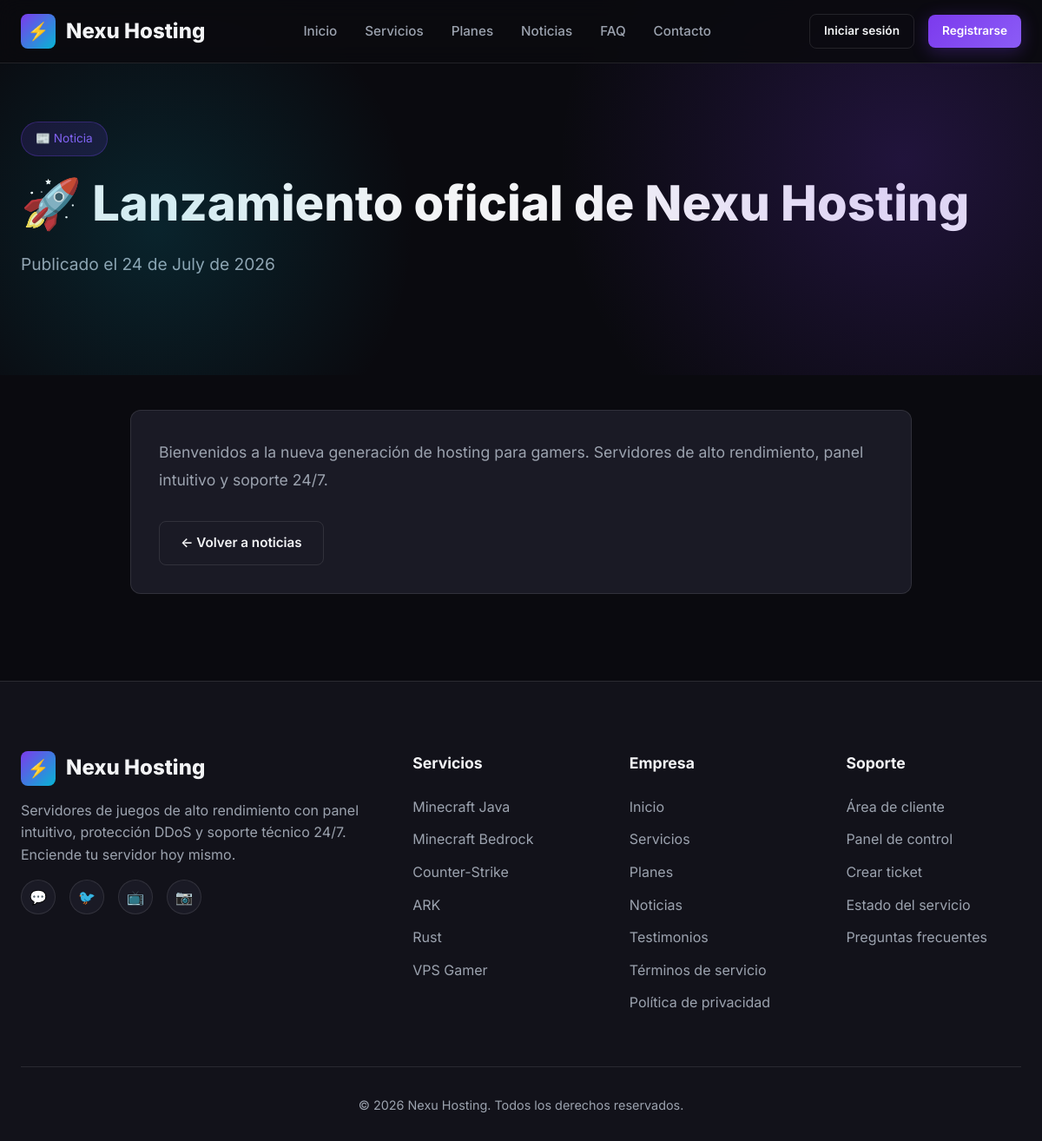
The page /noticia.php?id=1 on the database its author committed.
### tables this page shows
CREATE TABLE IF NOT EXISTS noticias (
    id INT AUTO_INCREMENT PRIMARY KEY,
    titulo VARCHAR(255) NOT NULL,
    contenido TEXT NOT NULL,
    imagen VARCHAR(255) DEFAULT NULL,
    destacada TINYINT(1) DEFAULT 0,
    creado_en DATETIME DEFAULT CURRENT_TIMESTAMP
);

### includes/funciones.php (called while the page is built, shortened)
<?php
require_once __DIR__ . '/pagos.php';
function e($string) {
    return htmlspecialchars($string ?? '', ENT_QUOTES, 'UTF-8');
}
function obtenerNoticia($id) {
    global $pdo;
    $stmt = $pdo->prepare("SELECT * FROM noticias WHERE id = ? LIMIT 1");
    $stmt->execute([$id]);
    return $stmt->fetch();
}

### noticia.php (the view, shortened to what this page needs)
<?php
require_once 'includes/funciones.php';
$id = intval($_GET['id'] ?? 0);
$noticia = obtenerNoticia($id);
require_once 'includes/header.php';
?>
<section class="hero" style="padding: 140px 0 80px;">
    <div class="container">
        <span class="hero-badge">📰 Noticia</span>
        <h1><?php echo e($noticia['titulo']); ?></h1>
        <p class="text-muted">Publicado el <?php echo date('d \d\e F \d\e Y', strtotime($noticia['creado_en'])); ?></p>
    </div>
</section>
<section class="section" style="padding-top: 40px;">
    <div class="container">
        <div class="card" style="max-width: 900px; margin: 0 auto;">
            <div style="color: var(--color-text-muted); font-size: 1.1rem; line-height: 1.8;">
                <?php echo nl2br(e($noticia['contenido'])); ?>
            </div>
            <div class="mt-4">
                <a href="noticias.php" class="btn btn-secondary">← Volver a noticias</a>
            </div>
        </div>
    </div>
</section>
<?php require_once 'includes/footer.php'; ?>

### assets/css/style.css (style rules this page uses)
:root { --color-bg: #0a0a0f; --color-bg-light: #12121a; --color-bg-card: #1a1a25; --color-primary: #7c3aed; --color-primary-light: #8b5cf6; --color-secondary: #06b6d4; --color-accent: #f59e0b; --color-success: #10b981; --color-danger: #ef4444; --color-warning: #f59e0b; --color-info: #3b82f6; --color-text: #f3f4f6; --color-text-muted: #9ca3af; --color-border: rgba(255,255,255,0.1); --radius: 12px; --radius-sm: 8px; --shadow: 0 10px 40px rgba(0,0,0,0.4); --transition: all 0.3s ease; }
* { margin: 0; padding: 0; box-sizing: border-box; }
html { scroll-behavior: smooth; }
body { font-family: 'Inter', -apple-system, BlinkMacSystemFont, 'Segoe UI', Roboto, sans-serif; background: var(--color-bg); color: var(--color-text); line-height: 1.6; overflow-x: hidden; }
a { color: var(--color-primary-light); text-decoration: none; transition: var(--transition); }
.container { width: 100%; max-width: 1280px; margin: 0 auto; padding: 0 1.5rem; }
.btn { display: inline-flex; align-items: center; justify-content: center; gap: 0.5rem; padding: 0.75rem 1.5rem; border-radius: var(--radius-sm); font-weight: 600; font-size: 0.95rem; border: none; cursor: pointer; transition: var(--transition); }
.btn-secondary { background: transparent; color: var(--color-text); border: 1px solid var(--color-border); }
.hero { position: relative; padding: 160px 0 100px; overflow: hidden; }
.hero::before { content: ''; position: absolute; top: -50%; right: -20%; width: 800px; height: 800px; background: radial-gradient(circle, rgba(124, 58, 237, 0.2) 0%, transparent 70%); pointer-events: none; }
.hero::after { content: ''; position: absolute; bottom: -30%; left: -10%; width: 600px; height: 600px; background: radial-gradient(circle, rgba(6, 182, 212, 0.15) 0%, transparent 70%); pointer-events: none; }
.hero-badge { display: inline-flex; align-items: center; gap: 0.5rem; padding: 0.5rem 1rem; background: rgba(124, 58, 237, 0.15); border: 1px solid rgba(124, 58, 237, 0.3); border-radius: 50px; font-size: 0.85rem; color: var(--color-primary-light); margin-bottom: 1.5rem; }
.hero h1 { font-size: 3.5rem; line-height: 1.1; font-weight: 800; margin-bottom: 1.5rem; }
.hero p { font-size: 1.2rem; color: var(--color-text-muted); margin-bottom: 2rem; max-width: 90%; }
.section { padding: 100px 0; }
.card { background: var(--color-bg-card); border: 1px solid var(--color-border); border-radius: var(--radius); padding: 2rem; transition: var(--transition); }
.card, .pricing-card, .stat-card { animation: fadeIn 0.5s ease forwards; }
.text-muted { color: var(--color-text-muted); }
.mt-4 { margin-top: 2rem; }

### rows shown on the page
noticias: titulo "🚀 Lanzamiento oficial de Nexu Hosting", creado_en "24 de July de 2026", contenido "Bienvenidos a la nueva generación de hosting para gamers. Servidores de alto rendimiento, panel intuitivo y soporte 24/7."
